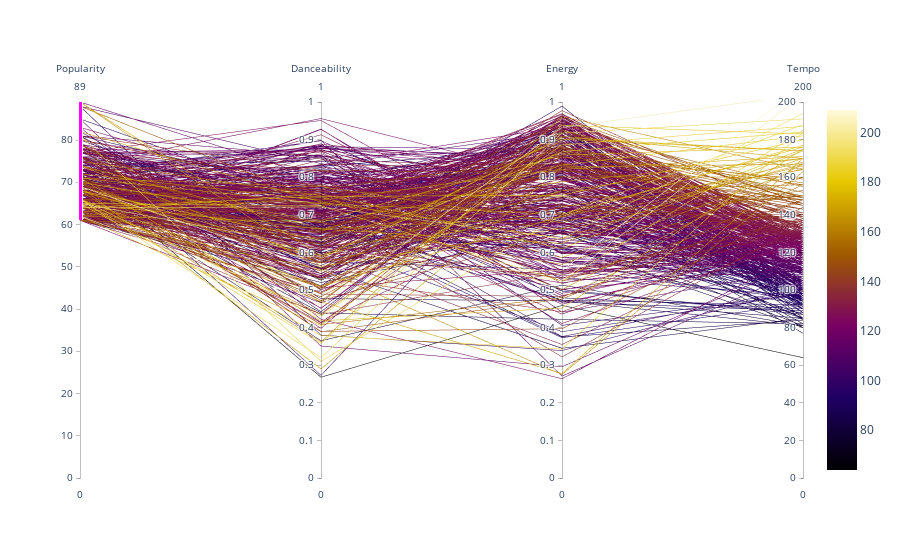

The notebook cell saved with this chart:
### Code cell
# Ploty colorscales https://plotly.com/python/colorscales/ color_continuous_scale=["red", "green", "blue"]
fig = go.Figure(data=
    go.Parcoords(
        line = dict(color = df_pc.tempo,
                   colorscale = 'Electric'
                   , showscale = True),
        dimensions = list([
            dict(range = [0, df_pc.popularity.max()],
                constraintrange = [df_pc.popularity.min(), df_pc.popularity.max()],
                label = 'Popularity', values = df_pc['popularity']),
            dict(range = [0,1],
                label = 'Danceability', values = df_pc['danceability']),
            dict(range = [0,1],
                label = 'Energy', values = df_pc['energy']),
            dict(range = [0,200],
                label = 'Tempo', values = df_pc['tempo'])
        ])
    )
)

fig.update_layout(
    plot_bgcolor = 'white',
    paper_bgcolor = 'white'
)

fig.show()

### Figure 1 — Plotly figure (JSON) as saved in the notebook; plotly's stock layout.template omitted (floating-point values rounded to 4 significant figures; data arrays with more than 128 entries replaced by an {"elided": "..."} marker saying what was removed)
{"data": [{"dimensions": [{"constraintrange": [61, 89], "label": "Popularity", "range": [0, 89], "values": {"elided": "455 int values"}}, {"label": "Danceability", "range": [0, 1], "values": {"elided": "455 float values"}}, {"label": "Energy", "range": [0, 1], "values": {"elided": "455 float values"}}, {"label": "Tempo", "range": [0, 200], "values": {"elided": "455 int values"}}], "line": {"color": {"elided": "455 int values"}, "colorscale": [[0, "rgb(0, 0, 0)"], [0.2, "rgb(30,0,100)"], [0.4, "rgb(120,0,100)"], [0.6, "rgb(160,90,0)"], [0.8, "rgb(230,200,0)"], [1, "rgb(255,250,220)"]], "showscale": true}, "type": "parcoords"}], "layout": {"autosize": true, "paper_bgcolor": "white", "plot_bgcolor": "white"}}
